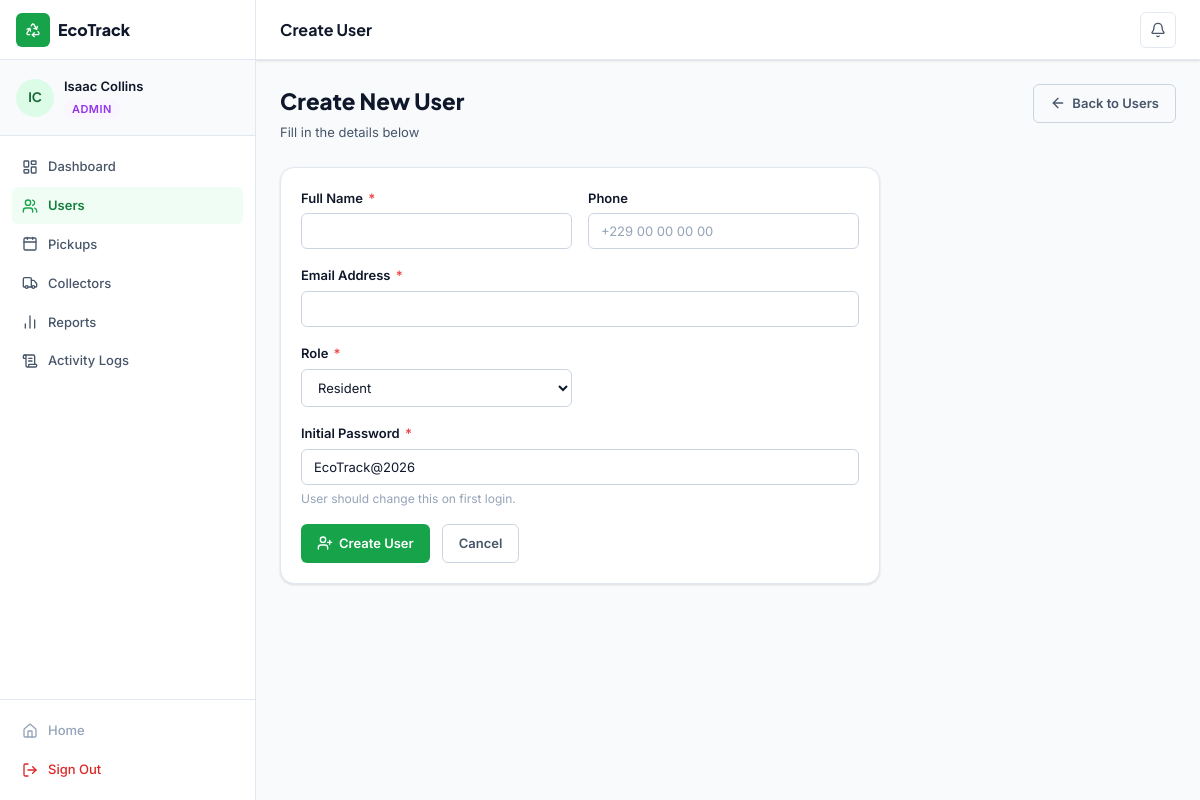
/admin/users/create (signed in), run on the app's committed database.
### app/models/models.py (models this page shows, shortened)
class User(db.Model, UserMixin):
    __tablename__ = 'users'
    id = db.Column(db.Integer, primary_key=True)
    full_name = db.Column(db.String(120), nullable=False)
    email = db.Column(db.String(150), unique=True, nullable=False)
    phone = db.Column(db.String(30))
    password_hash = db.Column(db.String(256), nullable=False)
    role = db.Column(db.Enum('resident', 'collector', 'admin'), nullable=False, default='resident')
    is_active = db.Column(db.Boolean, default=True)
    email_verified = db.Column(db.Boolean, default=False)
    zone = db.Column(db.String(50))          # for collectors
    created_at = db.Column(db.DateTime, default=datetime.utcnow)
    updated_at = db.Column(db.DateTime, default=datetime.utcnow, onupdate=datetime.utcnow)
    pickups_as_resident = db.relationship('PickupRequest', foreign_keys='PickupRequest.resident_id',
                                          backref='resident', lazy='dynamic')
    pickups_as_collector = db.relationship('PickupRequest', foreign_keys='PickupRequest.collector_id',
                                           backref='collector', lazy='dynamic')
    notifications = db.relationship('Notification', backref='user', lazy='dynamic')
    activity_logs = db.relationship('ActivityLog', backref='user', lazy='dynamic')
    @property
    def initials(self):
        parts = self.full_name.split()
        return ''.join(p[0].upper() for p in parts[:2])

### app/controllers/admin_controller.py (the view, shortened to what this page needs)
@admin_bp.route('/users/create', methods=['GET', 'POST'])
@login_required
@admin_required
def create_user():
    unread = notif_repo.get_unread_count(current_user.id)
    return render_template('admin/user_form.html', user=None, unread=unread)

### app/controllers/admin_controller.py (called while the page is built)
def admin_required(f):
    @wraps(f)
    def decorated(*args, **kwargs):
        if not current_user.is_authenticated or current_user.role != 'admin':
            flash('Admin access required.', 'danger')
            return redirect(url_for('auth.login'))
        return f(*args, **kwargs)
    return decorated

### app/models/models.py (called while the page is built)
@login_manager.user_loader
def load_user(user_id):
    return User.query.get(int(user_id))

### app/repositories/support_repositories.py (called while the page is built)
    def get_unread_count(self, user_id: int) -> int:
        return Notification.query.filter_by(user_id=user_id, is_read=False).count()

### app/templates/admin/user_form.html (shortened to what this page needs)
{% extends "dashboard_base.html" %}
{% block page_title %}{{ 'Edit' if user else 'Create' }} User{% endblock %}
{% block notif_url %}{{ url_for('admin.logs') }}{% endblock %}
{% block sidebar_nav %}
<a href="{{ url_for('admin.dashboard') }}" class="sidebar-item"><i data-lucide="layout-dashboard" class="icon-sm"></i><span>Dashboard</span></a>
<a href="{{ url_for('admin.users') }}" class="sidebar-item active"><i data-lucide="users" class="icon-sm"></i><span>Users</span></a>
<a href="{{ url_for('admin.pickups') }}" class="sidebar-item"><i data-lucide="calendar" class="icon-sm"></i><span>Pickups</span></a>
<a href="{{ url_for('admin.collectors') }}" class="sidebar-item"><i data-lucide="truck" class="icon-sm"></i><span>Collectors</span></a>
<a href="{{ url_for('admin.reports') }}" class="sidebar-item"><i data-lucide="bar-chart-2" class="icon-sm"></i><span>Reports</span></a>
<a href="{{ url_for('admin.logs') }}" class="sidebar-item"><i data-lucide="scroll-text" class="icon-sm"></i><span>Activity Logs</span></a>
{% endblock %}
{% block content %}
<div class="page-header">
  <div>
    <div class="page-header-title">{{ 'Edit User' if user else 'Create New User' }}</div>
    <div class="page-header-sub">{{ user.email if user else 'Fill in the details below' }}</div>
  </div>
  <a href="{{ url_for('admin.users') }}" class="btn btn-outline">
    <i data-lucide="arrow-left" class="icon-sm"></i> Back to Users
  </a>
</div>
<div class="card" style="max-width:600px;">
  <div class="card-body">
    <form method="POST" action="{{ url_for('admin.edit_user', user_id=user.id) if user else url_for('admin.create_user') }}">
      <div class="form-row">
        <div class="form-group">
          <label class="form-label">Full Name <span class="required">*</span></label>
          <input type="text" name="full_name" class="form-control" value="{{ user.full_name if user else '' }}" required>
        </div>
        <div class="form-group">
          <label class="form-label">Phone</label>
          <input type="text" name="phone" class="form-control" value="{{ user.phone if user else '' }}" placeholder="+229 00 00 00 00">
        </div>
      </div>
      <div class="form-group">
        <label class="form-label">Email Address <span class="required">*</span></label>
        <input type="email" name="email" class="form-control" value="{{ user.email if user else '' }}" required>
      </div>
      <div class="form-row">
        <div class="form-group">
          <label class="form-label">Role <span class="required">*</span></label>
          <select name="role" class="form-control" onchange="toggleZone(this.value)">
            <option value="resident" {% if user and user.role=='resident' %}selected{% endif %}>Resident</option>
          </select>
        </div>
      </div>
      {% if not user %}
      <div class="form-group">
        <label class="form-label">Initial Password <span class="required">*</span></label>
        <input type="text" name="password" class="form-control" value="EcoTrack@2026" required>
        <div class="form-hint">User should change this on first login.</div>
      </div>
      {% endif %}
      <div class="flex gap-3 mt-4">
        <button type="submit" class="btn btn-primary">
          <i data-lucide="{{ 'save' if user else 'user-plus' }}" class="icon-sm"></i>
          {{ 'Save Changes' if user else 'Create User' }}
        </button>
        <a href="{{ url_for('admin.users') }}" class="btn btn-outline">Cancel</a>
      </div>
    </form>
  </div>
</div>
{% endblock %}

### app/templates/dashboard_base.html (shortened to what this page needs)
<!DOCTYPE html>
<html lang="en">
<head>
<link rel="stylesheet" href="{{ url_for('static', filename='css/main.css') }}">
</head>
<body class="dashboard-body">
<div class="app-shell">
  <aside class="sidebar" id="sidebar">
    <div class="sidebar-header">
      <a href="{{ url_for('main.home') }}" class="sidebar-brand">
        <div class="brand-icon"><i data-lucide="recycle" class="icon-sm"></i></div>
        <span>EcoTrack</span>
      </a>
    </div>
    <div class="sidebar-user">
      <div class="user-avatar">{{ current_user.initials }}</div>
      <div class="user-info">
        <div class="user-name">{{ current_user.full_name }}</div>
        <div class="user-role role-{{ current_user.role }}">{{ current_user.role | capitalize }}</div>
      </div>
    </div>
    <nav class="sidebar-nav">
      {% block sidebar_nav %}{% endblock %}
    </nav>
    <div class="sidebar-footer">
      <a href="{{ url_for('main.home') }}" class="sidebar-item text-muted">
        <i data-lucide="home" class="icon-sm"></i>
        <span>Home</span>
      </a>
      <a href="{{ url_for('auth.logout') }}" class="sidebar-item text-danger">
        <i data-lucide="log-out" class="icon-sm"></i>
        <span>Sign Out</span>
      </a>
    </div>
  </aside>
  <div class="main-wrapper">
    <header class="topbar">
      <div class="topbar-title">{% block page_title %}{% endblock %}</div>
      <div class="topbar-actions">
        <a href="{% block notif_url %}#{% endblock %}" class="topbar-icon-btn" title="Notifications">
          <i data-lucide="bell" class="icon-sm"></i>
        </a>
      </div>
    </header>
    <main class="page-content">
      {% block content %}{% endblock %}
    </main>
  </div>
</div>
</body>
</html>

### data on the page
User: initials "IC", full_name "Isaac Collins", role "ADMIN"

### other printed values
{{ 'Edit' if user else 'Create' }} "Create"
{{ 'Edit User' if user else 'Create New User' }} "Create New User"
{{ user.email if user else 'Fill in the details below' }} "Fill in the details below"
{{ 'Save Changes' if user else 'Create User' }} "Create User"
